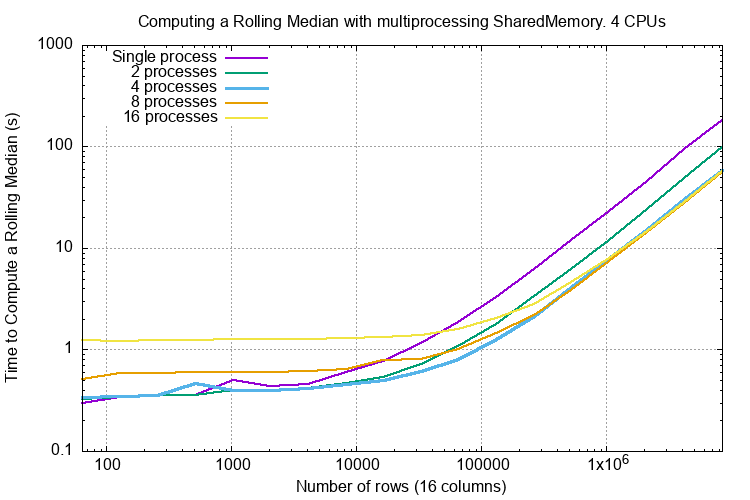

This figure's gnuplot source:
set logscale x
set grid
set title "Computing a Rolling Median with multiprocessing SharedMemory. 4 CPUs"

set logscale y
set xlabel "Number of rows (16 columns)"
set ylabel "Time to Compute a Rolling Median (s)"
#set yrange [0:1600]

# set logscale y2
#set y2label "insert() + remove() per second"
#set y2range [800000:2400000]
#set y2tics

set pointsize 1
set datafile separator whitespace

set key left

set terminal png size 750,500           # choose the file format
set output "perf_rolling_median_shared_memory.png"   # choose the output device

#plot "perf_rolling_median_shared_memory.dat" using 1:2 t "processes=1" with linespoints axes x1y1 pt 2 lw 2, \
     "perf_rolling_median_shared_memory.dat" using 1:3 t "processes=2" with linespoints  axes x1y1 pt 1 lw 2, \
     "perf_rolling_median_shared_memory.dat" using 1:4 t "processes=3" with linespoints  axes x1y1 pt 1 lw 2, \
     "perf_rolling_median_shared_memory.dat" using 1:5 t "processes=4" with linespoints  axes x1y1 pt 1 lw 2, \
     "perf_rolling_median_shared_memory.dat" using 1:6 t "processes=5" with linespoints  axes x1y1 pt 1 lw 2, \
     "perf_rolling_median_shared_memory.dat" using 1:7 t "processes=6" with linespoints  axes x1y1 pt 1 lw 2, \
     "perf_rolling_median_shared_memory.dat" using 1:8 t "processes=7" with linespoints  axes x1y1 pt 1 lw 2, \
     "perf_rolling_median_shared_memory.dat" using 1:9 t "processes=8" with linespoints  axes x1y1 pt 1 lw 2, \
     "perf_rolling_median_shared_memory.dat" using 1:10 t "processes=9" with linespoints  axes x1y1 pt 1 lw 2, \
     "perf_rolling_median_shared_memory.dat" using 1:11 t "processes=10" with linespoints  axes x1y1 pt 1 lw 2, \
     "perf_rolling_median_shared_memory.dat" using 1:12 t "processes=11" with linespoints  axes x1y1 pt 1 lw 2, \
     "perf_rolling_median_shared_memory.dat" using 1:13 t "processes=12" with linespoints  axes x1y1 pt 1 lw 2, \
     "perf_rolling_median_shared_memory.dat" using 1:14 t "processes=13" with linespoints  axes x1y1 pt 1 lw 2, \
     "perf_rolling_median_shared_memory.dat" using 1:15 t "processes=14" with linespoints  axes x1y1 pt 1 lw 2, \
     "perf_rolling_median_shared_memory.dat" using 1:16 t "processes=15" with linespoints  axes x1y1 pt 1 lw 2, \
     "perf_rolling_median_shared_memory.dat" using 1:17 t "processes=16" with linespoints  axes x1y1 pt 1 lw 2

# plot "perf_rolling_median_shared_memory.dat" using 1:2 t "processes=1" with linespoints axes x1y1 pt 2 lw 1, \
     "perf_rolling_median_shared_memory.dat" using 1:3 t "processes=2" with linespoints  axes x1y1 pt 1 lw 1, \
     "perf_rolling_median_shared_memory.dat" using 1:5 t "processes=4" with linespoints  axes x1y1 pt 1 lw 2, \
     "perf_rolling_median_shared_memory.dat" using 1:9 t "processes=8" with linespoints  axes x1y1 pt 1 lw 1, \
     "perf_rolling_median_shared_memory.dat" using 1:17 t "processes=16" with linespoints  axes x1y1 pt 1 lw 1

plot "perf_rolling_median_shared_memory.dat" using 1:2 t "Single process" with lines axes x1y1 lw 2, \
     "perf_rolling_median_shared_memory.dat" using 1:3 t "2 processes" with lines  axes x1y1 lw 2, \
     "perf_rolling_median_shared_memory.dat" using 1:5 t "4 processes" with lines  axes x1y1 lw 3, \
     "perf_rolling_median_shared_memory.dat" using 1:9 t "8 processes" with lines  axes x1y1 lw 2, \
     "perf_rolling_median_shared_memory.dat" using 1:17 t "16 processes" with lines  axes x1y1 lw 2

reset
